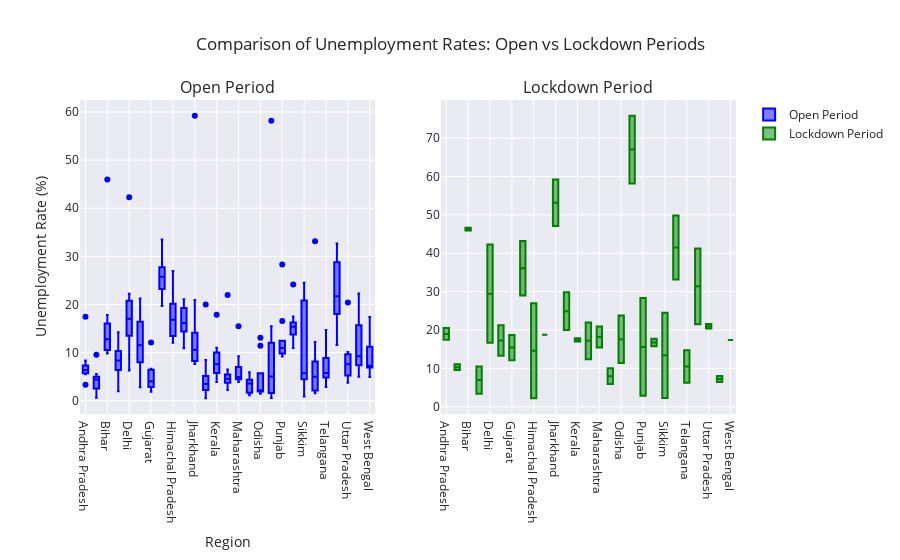

The cell this chart's notebook holds for it:
### Code cell
import plotly.graph_objects as go
from plotly.subplots import make_subplots


fig = make_subplots(rows=1, cols=2, subplot_titles=("Open Period", "Lockdown Period"))

fig.add_trace(
    go.Box(
        x=open_df['region'],
        y=open_df['estimated unemployment rate (%)'],
        marker=dict(color='blue'),
        name="Open Period",
    ),
    row=1, col=1
)

fig.add_trace(
    go.Box(
        x=lockdown_df['region'],
        y=lockdown_df['estimated unemployment rate (%)'],
        marker=dict(color='green'),
        name="Lockdown Period",
    ),
    row=1, col=2
)

fig.update_layout(
    title="Comparison of Unemployment Rates: Open vs Lockdown Periods",
    xaxis_title="Region",
    yaxis_title="Unemployment Rate (%)",
    showlegend=True,
    template="seaborn"
)

fig.show()

### Figure 1 — Plotly figure (JSON) as saved in the notebook; plotly's stock layout.template omitted (floating-point values rounded to 4 significant figures; data arrays with more than 128 entries replaced by an {"elided": "..."} marker saying what was removed)
{"data": [{"marker": {"color": "blue"}, "name": "Open Period", "type": "box", "x": {"elided": "241 str values"}, "xaxis": "x", "y": {"elided": "241 float values"}, "yaxis": "y"}, {"marker": {"color": "green"}, "name": "Lockdown Period", "type": "box", "x": ["Andhra Pradesh", "Andhra Pradesh", "Assam", "Assam", "Bihar", "Bihar", "Chhattisgarh", "Chhattisgarh", "Delhi", "Delhi", "Goa", "Goa", "Gujarat", "Gujarat", "Haryana", "Haryana", "Himachal Pradesh", "Himachal Pradesh", "Jammu & Kashmir", "Jharkhand", "Jharkhand", "Karnataka", "Karnataka", "Kerala", "Kerala", "Madhya Pradesh", "Madhya Pradesh", "Maharashtra", "Maharashtra", "Meghalaya", "Meghalaya", "Odisha", "Odisha", "Puducherry", "Puducherry", "Punjab", "Punjab", "Rajasthan", "Rajasthan", "Sikkim", "Sikkim", "Tamil Nadu", "Tamil Nadu", "Telangana", "Telangana", "Tripura", "Tripura", "Uttar Pradesh", "Uttar Pradesh", "Uttarakhand", "Uttarakhand", "West Bengal", "West Bengal"], "xaxis": "x2", "y": [20.51, 17.43, 11.06, 9.55, 46.64, 45.96, 3.41, 10.5, 16.68, 42.27, 13.31, 21.25, 18.71, 12.11, 43.22, 29.02, 2.2, 26.95, 18.74, 47.09, 59.23, 29.84, 19.97, 16.99, 17.88, 12.36, 21.98, 20.9, 15.46, 10.03, 5.92, 23.76, 11.41, 75.85, 58.19, 2.86, 28.33, 17.7, 15.74, 2.28, 24.51, 49.83, 33.16, 6.25, 14.7, 41.23, 21.51, 21.54, 20.41, 6.48, 8.01, 17.41, 17.41], "yaxis": "y2"}], "layout": {"annotations": [{"font": {"size": 16}, "showarrow": false, "text": "Open Period", "x": 0.225, "xanchor": "center", "xref": "paper", "y": 1, "yanchor": "bottom", "yref": "paper"}, {"font": {"size": 16}, "showarrow": false, "text": "Lockdown Period", "x": 0.775, "xanchor": "center", "xref": "paper", "y": 1, "yanchor": "bottom", "yref": "paper"}], "showlegend": true, "title": {"text": "Comparison of Unemployment Rates: Open vs Lockdown Periods"}, "xaxis": {"anchor": "y", "domain": [0, 0.45], "title": {"text": "Region"}}, "xaxis2": {"anchor": "y2", "domain": [0.55, 1]}, "yaxis": {"anchor": "x", "domain": [0, 1], "title": {"text": "Unemployment Rate (%)"}}, "yaxis2": {"anchor": "x2", "domain": [0, 1]}}}
